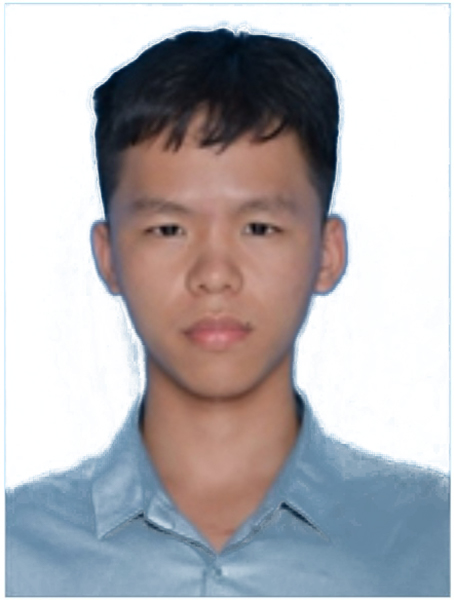
#> input picture code-python/code/007.jpg, 454 x 600 px
$ python face_detection.py
#> lines starting #> are read from the running program, lines starting #| are printed output that depends on the picture; after the words box and inside, x2 and y2 are one past the last pixel; in counts of white or black regions, pixels touching at a corner belong together
import cv2

faceCascade = cv2.CascadeClassifier('haarcascade_frontalface_default.xml')
img = cv2.imread('007.jpg')
#> img is the input picture: shape (600, 454, 3); mean B, G, R 181.7, 178.3, 180.7

#img = cv2.flip(img, -1)
gray = cv2.cvtColor(img, cv2.COLOR_BGR2GRAY)
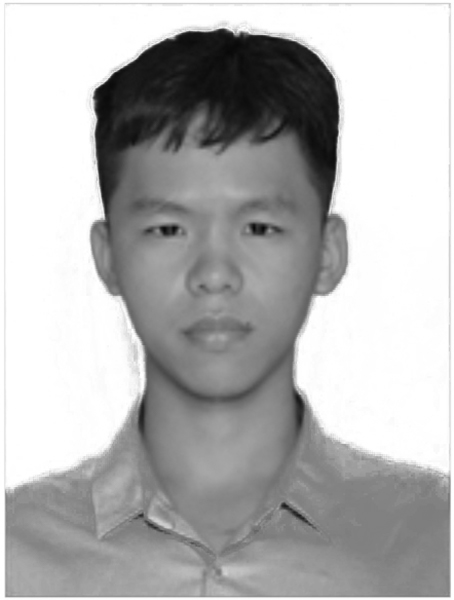
#> gray: shape (600, 454); min 8, max 255, mean 179.4
faces = faceCascade.detectMultiScale(
    gray,
    scaleFactor=1.2,
    minNeighbors=5,
    minSize=(20, 20)
)
#> faces = [[101, 142, 226, 226]]
print(faces)
#| [[101 142 226 226]]
face = faces[0]
#> face = [101, 142, 226, 226]
[x,y,w,h] = face
#> x = 101; y = 142; w = 226; h = 226
cv2.rectangle(img,(x,y),(x+w,y+h),(0,255,0),2)
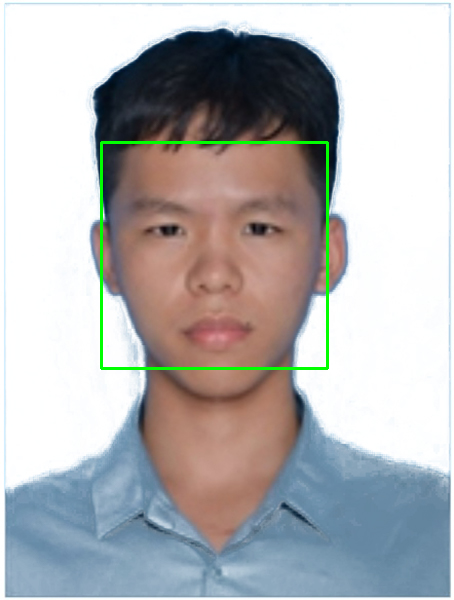
#> img: shape (600, 454, 3); 0.99% of pixels changed, all inside (x1, y1, x2, y2) = (100, 141, 329, 370)
#cv2.imwrite('face_detect.jpg',img)
cv2.imwrite('007.jpg',img)

$ run again, with code-python/code/face.jpg copied over code-python/code/007.jpg
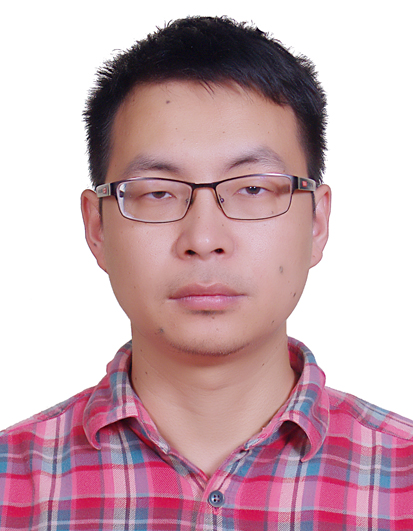
#> input picture code-python/code/face.jpg, 413 x 531 px
#> img is the input picture: shape (531, 413, 3); mean B, G, R 177.5, 169.5, 201.3
#> `gray = cv2.cvtColor(img, cv2.COLOR_BGR2GRAY)`:
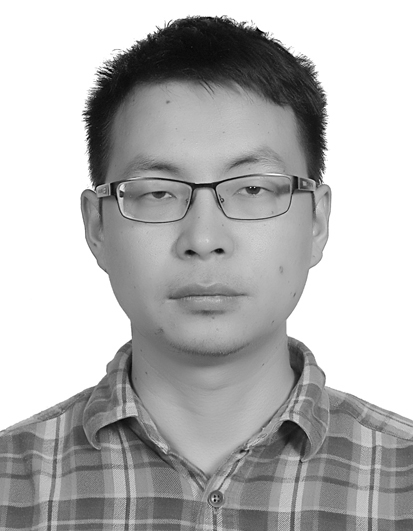
#> gray: shape (531, 413); min 1, max 255, mean 179.9
#> faces = [[74, 87, 264, 264]]
#| [[ 74  87 264 264]]
#> face = [74, 87, 264, 264]
#> x = 74; y = 87; w = 264
#> `cv2.rectangle(img,(x,y),(x+w,y+h),(0,255,0),2)`:
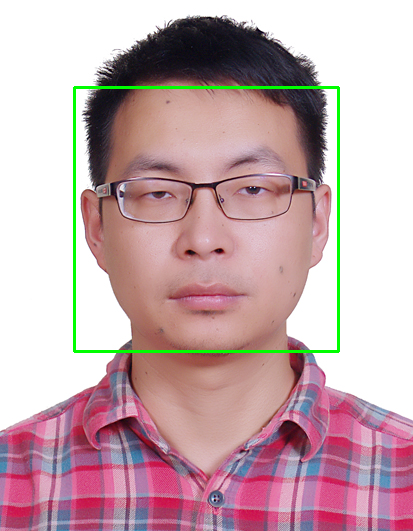
#> img: shape (531, 413, 3); 1.44% of pixels changed, all inside (x1, y1, x2, y2) = (73, 86, 340, 353)
